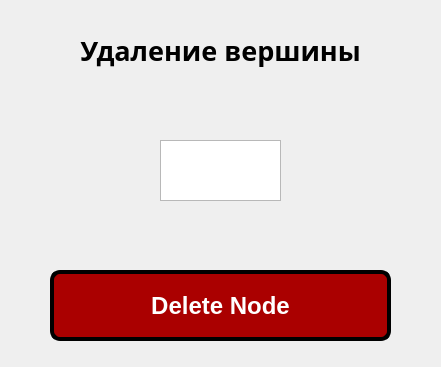
<?xml version="1.0" encoding="UTF-8"?>
<ui version="4.0">
 <class>DeleteWindow</class>
 <widget class="QDialog" name="DeleteWindow">
  <property name="geometry">
   <rect>
    <x>0</x>
    <y>0</y>
    <width>441</width>
    <height>367</height>
   </rect>
  </property>
  <property name="minimumSize">
   <size>
    <width>441</width>
    <height>367</height>
   </size>
  </property>
  <property name="maximumSize">
   <size>
    <width>441</width>
    <height>367</height>
   </size>
  </property>
  <property name="windowTitle">
   <string>Dialog</string>
  </property>
  <widget class="QPushButton" name="btnDelete">
   <property name="geometry">
    <rect>
     <x>50</x>
     <y>270</y>
     <width>341</width>
     <height>71</height>
    </rect>
   </property>
   <property name="font">
    <font>
     <family>MS Shell Dlg 2</family>
     <pointsize>18</pointsize>
     <weight>75</weight>
     <bold>true</bold>
    </font>
   </property>
   <property name="styleSheet">
    <string notr="true">QPushButton
{
	color: rgb(255, 255, 255);
	background-color: rgb(170, 0, 0);
	border: 4px solid black;
	border-radius: 10px;
}</string>
   </property>
   <property name="text">
    <string>Delete Node</string>
   </property>
  </widget>
  <widget class="QLabel" name="heading">
   <property name="geometry">
    <rect>
     <x>10</x>
     <y>20</y>
     <width>421</width>
     <height>61</height>
    </rect>
   </property>
   <property name="font">
    <font>
     <family>MS Reference Sans Serif</family>
     <pointsize>20</pointsize>
     <weight>75</weight>
     <bold>true</bold>
    </font>
   </property>
   <property name="text">
    <string>Удаление вершины</string>
   </property>
   <property name="alignment">
    <set>Qt::AlignCenter</set>
   </property>
  </widget>
  <widget class="QTextEdit" name="deleteNode">
   <property name="geometry">
    <rect>
     <x>160</x>
     <y>140</y>
     <width>121</width>
     <height>61</height>
    </rect>
   </property>
   <property name="font">
    <font>
     <pointsize>16</pointsize>
    </font>
   </property>
   <property name="inputMethodHints">
    <set>Qt::ImhDigitsOnly</set>
   </property>
   <property name="verticalScrollBarPolicy">
    <enum>Qt::ScrollBarAlwaysOff</enum>
   </property>
   <property name="horizontalScrollBarPolicy">
    <enum>Qt::ScrollBarAlwaysOff</enum>
   </property>
   <property name="html">
    <string>&lt;!DOCTYPE HTML PUBLIC &quot;-//W3C//DTD HTML 4.0//EN&quot; &quot;http://www.w3.org/TR/REC-html40/strict.dtd&quot;&gt;
&lt;html&gt;&lt;head&gt;&lt;meta name=&quot;qrichtext&quot; content=&quot;1&quot; /&gt;&lt;style type=&quot;text/css&quot;&gt;
p, li { white-space: pre-wrap; }
&lt;/style&gt;&lt;/head&gt;&lt;body style=&quot; font-family:'MS Shell Dlg 2'; font-size:16pt; font-weight:400; font-style:normal;&quot;&gt;
&lt;p style=&quot;-qt-paragraph-type:empty; margin-top:0px; margin-bottom:0px; margin-left:0px; margin-right:0px; -qt-block-indent:0; text-indent:0px;&quot;&gt;&lt;br /&gt;&lt;/p&gt;&lt;/body&gt;&lt;/html&gt;</string>
   </property>
   <property name="textInteractionFlags">
    <set>Qt::TextEditable|Qt::TextSelectableByMouse</set>
   </property>
  </widget>
 </widget>
 <resources/>
 <connections/>
</ui>
